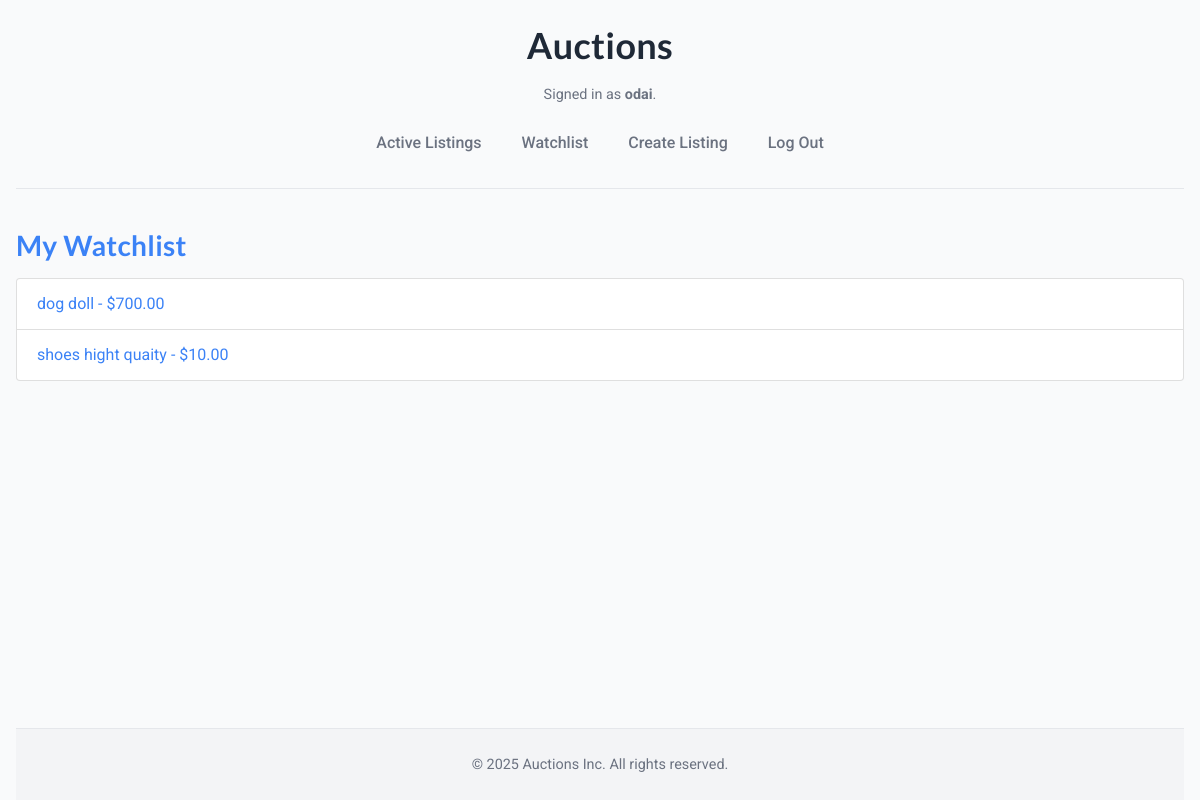
/watchlist/ (signed in), run on the app's committed database.
### auctions/models.py (models this page shows, shortened)
class User(AbstractUser):
    watchlist = models.ManyToManyField('Listing', blank=True, related_name="watched_by")

class Listing(models.Model):
    CATEGORY_CHOICES = [
        ("electronics", "Electronics"),
        ("fashion", "Fashion & Accessories"),
        ("home", "Home & Kitchen"),
        ("sports", "Sports & Outdoors"),
        ("beauty", "Beauty & Personal Care"),
        ("books", "Books & Magazines"),
        ("toys", "Toys & Games"),
        ("phones", "Smartphones"),
        ("computers", "Computers & Laptops"),
        ("gaming", "Gaming & Consoles"),
        ("cars", "Cars"),
        ("rent", "Apartments for Rent"),
        ("freelance", "Freelancing Services"),
        ("collectibles", "Collectibles"),
        ("misc", "Miscellaneous"),
    ]
    title = models.CharField(max_length=64)
    description = models.TextField(blank=True)
    starting_price = models.DecimalField(max_digits=10, decimal_places=2)
    current_highest_bid = models.DecimalField(max_digits=10, decimal_places=2, blank=True, null=True)
    owner = models.ForeignKey(User, on_delete=models.CASCADE, related_name="listings")
    category = models.CharField(max_length=64, choices=CATEGORY_CHOICES, blank=True)
    image_url = models.URLField(blank=True)
    is_active = models.BooleanField(default=True)
    time_posted = models.DateTimeField(auto_now_add=True)

### auctions/views.py (the view)
# urls.py: path("watchlist/", views.watchlist, name="watchlist"),
@login_required
def watchlist(request):
    watchlist = request.user.watchlist.all()
    return render(request, "auctions/watchlist.html", {
        "watchlist": watchlist
    })

### auctions/templates/auctions/watchlist.html
{% extends "auctions/layout.html" %}
{% block body %}
    <h2>My Watchlist</h2>
<ul class="list-group">
  {% for listing in watchlist %}
    <li class="list-group-item">
      <a href="{% url 'listing_detail' listing.id %}">
        {{ listing.title }} - ${{ listing.current_highest_bid|default:listing.starting_price }}
      </a>
    </li>
  {% empty %}
    <li>You have no items in your watchlist.</li>
  {% endfor %}
</ul>
{% endblock %}

### auctions/templates/auctions/layout.html (shortened to what this page needs)
{% load static %}
<!DOCTYPE html>
<html lang="en">
    <head>
        <link rel="stylesheet" href="https://stackpath.bootstrapcdn.com/bootstrap/4.4.1/css/bootstrap.min.css">
        <link href="{% static 'auctions/styles.css' %}" rel="stylesheet">
    </head>
    <body>
        <div class="page-container">
            <header class="site-header">
                <h1><a href="{% url 'index' %}" class="site-title">Auctions</a></h1>
                <div class="user-info">
                    {% if user.is_authenticated %}
                        Signed in as <strong>{{ user.username }}</strong>.
                    {% else %}
                        Not signed in.
                    {% endif %}
                </div>
                <nav class="main-nav">
                    <ul class="nav">
                        <li class="nav-item">
                            <a class="nav-link" href="{% url 'index' %}">Active Listings</a>
                        </li>
                        {% if user.is_authenticated %}
                            <li class="nav-item">
                                <a class="nav-link" href="{% url 'watchlist' %}">Watchlist</a>
                            </li>
                            <li class="nav-item">
                                <a class="nav-link" href="{% url 'new' %}">Create Listing</a>
                            </li>
                            <li class="nav-item">
                                <a class="nav-link" href="{% url 'logout' %}">Log Out</a>
                            </li>
                        {% endif %}
                    </ul>
                </nav>
            </header>
            <main class="main-content">
                {% block body %}
                {% endblock %}
            </main>
            <footer class="site-footer">
                <p>© {% now "Y" %} Auctions Inc. All rights reserved.</p>
            </footer>
        </div>
    </body>
</html>

### auctions/static/auctions/styles.css (style rules this page uses)
:root { --color-primary: #3B82F6; --color-primary-hover: #2563EB; --color-primary-light: #EFF6FF; --color-accent: #F59E0B; --color-accent-hover: #D97706; --color-bg: #F9FAFB; --color-surface: #FFFFFF; --color-surface-alt: #F3F4F6; --color-border: #E5E7EB; --color-text: #1F2937; --color-text-muted: #6B7280; --color-text-soft: #9CA3AF; --font-primary: 'Roboto', 'Segoe UI', Arial, sans-serif; --font-secondary: 'Lato', 'Segoe UI', Arial, sans-serif; --border-radius: 0.5rem; --shadow-sm: 0 1px 2px rgba(0,0,0,0.05); --shadow-md: 0 4px 6px -1px rgba(0,0,0,0.1), 0 2px 4px -1px rgba(0,0,0,0.06); }
body { font-family: var(--font-primary); font-size: 1rem; color: var(--color-text); background-color: var(--color-bg); margin: 0; line-height: 1.6; }
.page-container { display: flex; flex-direction: column; min-height: 100vh; padding: 0 1rem; }
.main-content { flex-grow: 1; padding-top: 1.5rem; padding-bottom: 2rem; }
h1, h2, h3 { font-family: var(--font-secondary); font-weight: 700; color: var(--color-primary); margin-bottom: 1rem; letter-spacing: 0.01em; }
h1 { font-size: 2.25rem; }
h2 { font-size: 1.75rem; }
a { color: var(--color-primary); text-decoration: none; transition: color 0.2s ease; }
.site-header { padding: 1.5rem 0; text-align: center; border-bottom: 1px solid var(--color-border); margin-bottom: 1rem; }
.site-header h1 .site-title { color: var(--color-text); text-decoration: none; }
.user-info { font-size: 0.9rem; color: var(--color-text-muted); margin-bottom: 1rem; }
.main-nav .nav { justify-content: center; flex-wrap: wrap; }
.main-nav .nav-item { margin: 0 0.25rem; }
.main-nav .nav-link { color: var(--color-text-muted); padding: 0.5rem 1rem; border-radius: var(--border-radius); font-weight: 500; transition: background-color 0.2s ease, color 0.2s ease; }
.site-footer { text-align: center; padding: 1.5rem 0; margin-top: auto; background-color: var(--color-surface-alt); border-top: 1px solid var(--color-border); color: var(--color-text-muted); font-size: 0.9rem; }
.site-footer p { margin: 0; }

### data on the page
User: username "odai"
Listing: title "dog doll", current_highest_bid "700.00"
Listing: title "shoes hight quaity", current_highest_bid "10.00"
